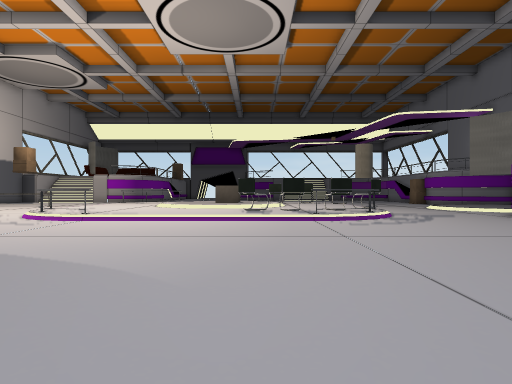
view 1 (above)

24 first-person views from a walk through a scene from a Unity 3-D project. The camera is 1.5 m above the floor, looks level and sees 75° across. The floor is counted in squares, 2 m on a side. Each view is taken from the middle of a square. On the plan, view 1 faces up. The plan holds only what a view shows up to about 11 squares ahead; the rest is blank. The place goes on beyond the plan. Some surface patterns are stand-ins.

view 2
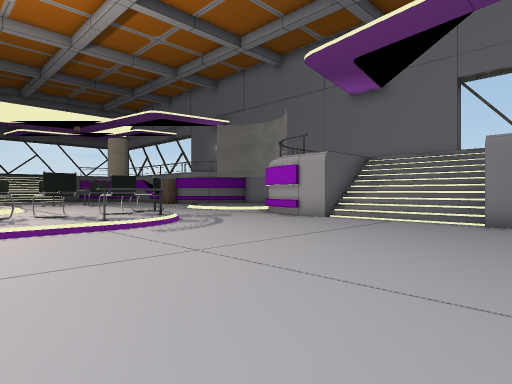

view 3
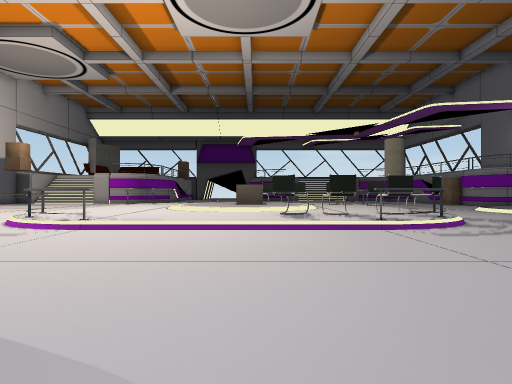

view 4
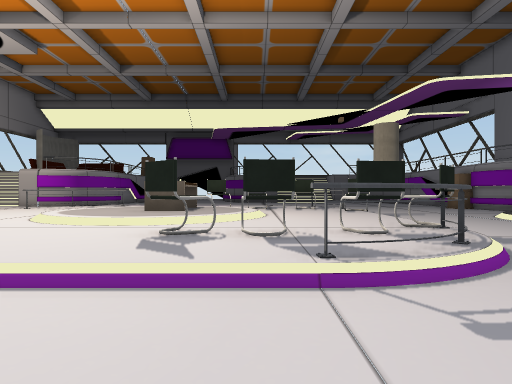

view 5
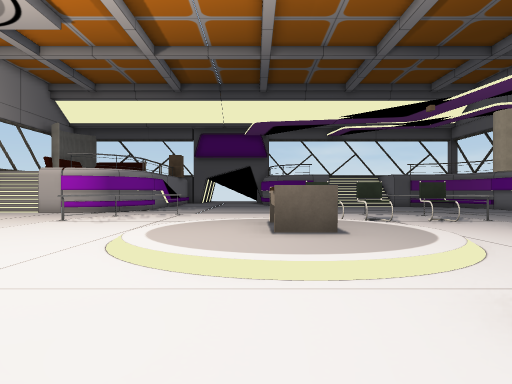

view 6
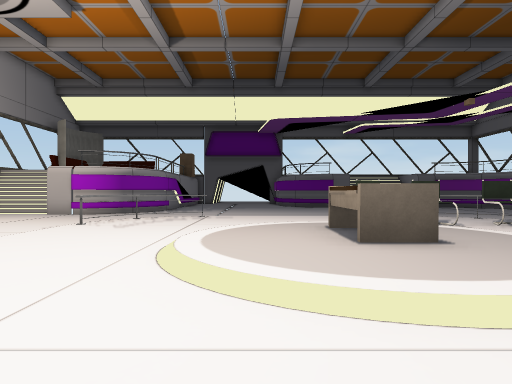

view 7
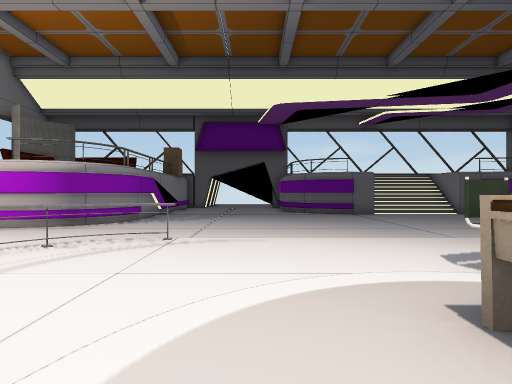

view 8
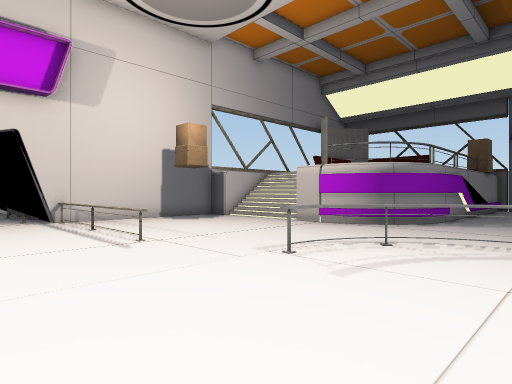

view 9
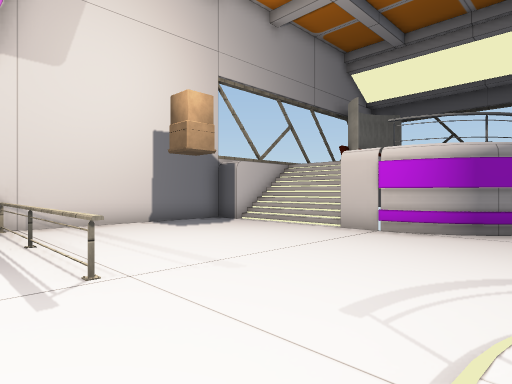

view 10
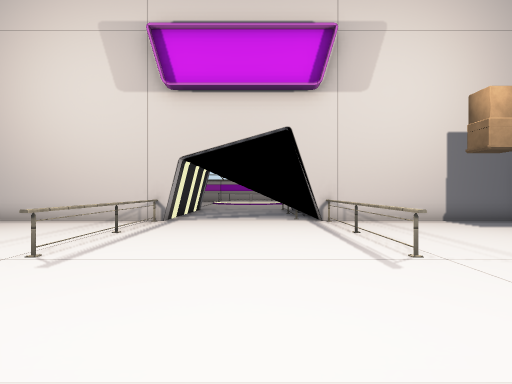

view 11
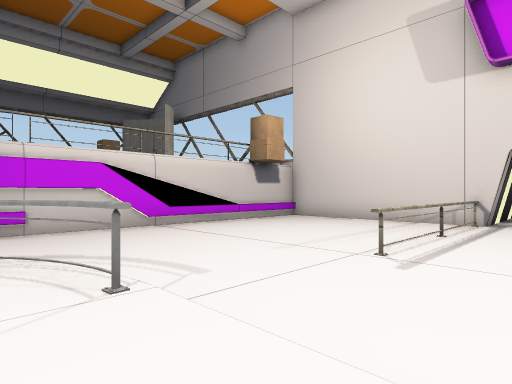

view 12
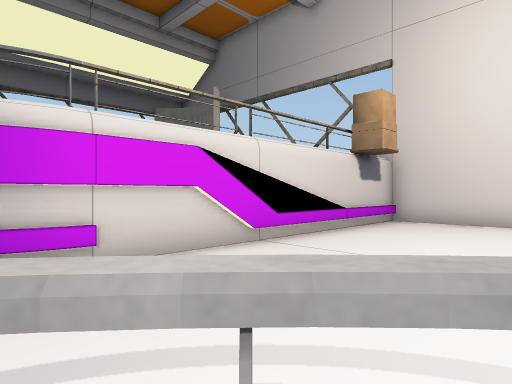

view 13
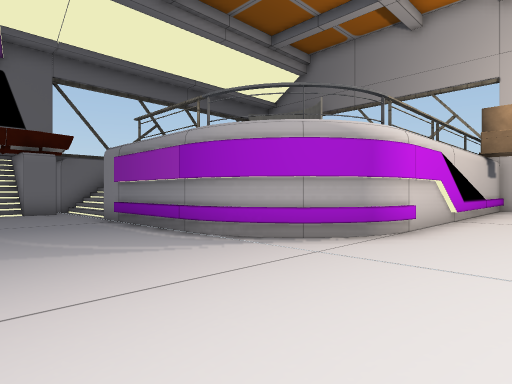

view 14
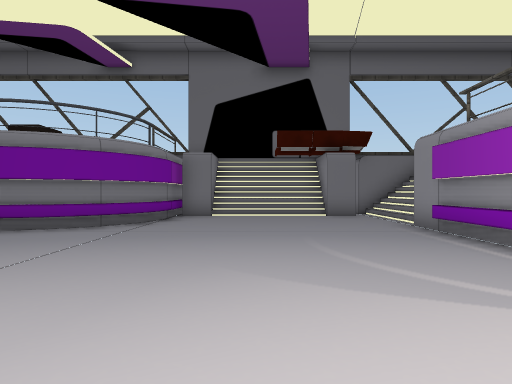

view 15
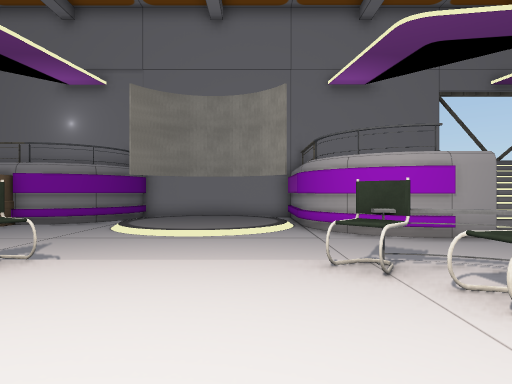

view 16
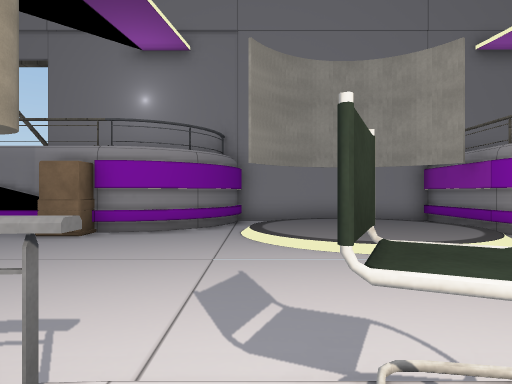

view 17
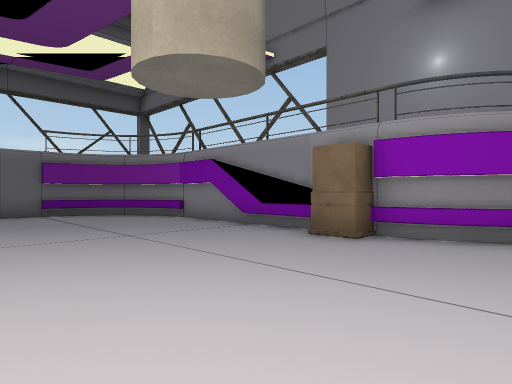

view 18
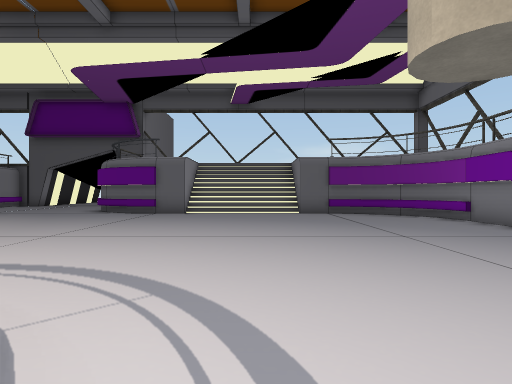

view 19
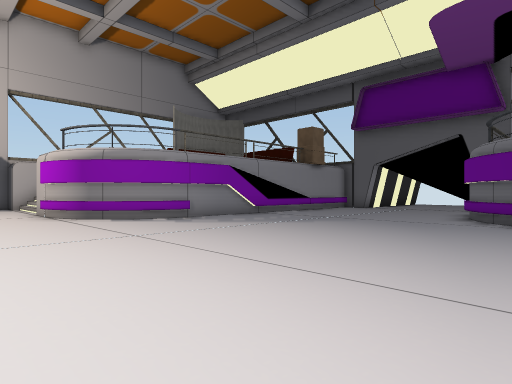

view 20
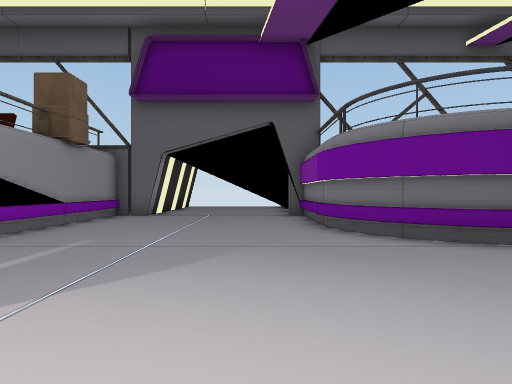

view 21
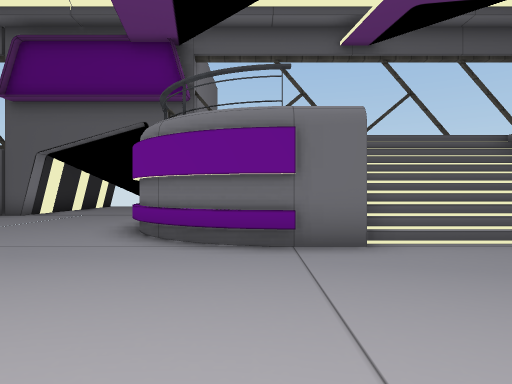

view 22
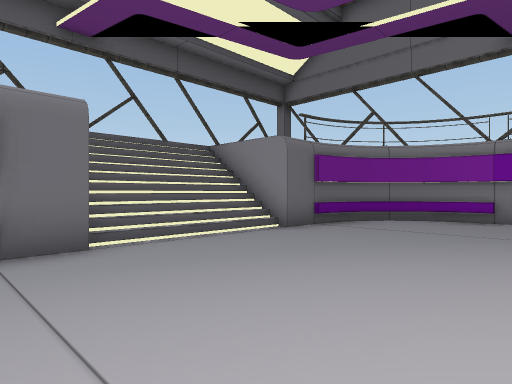

view 23
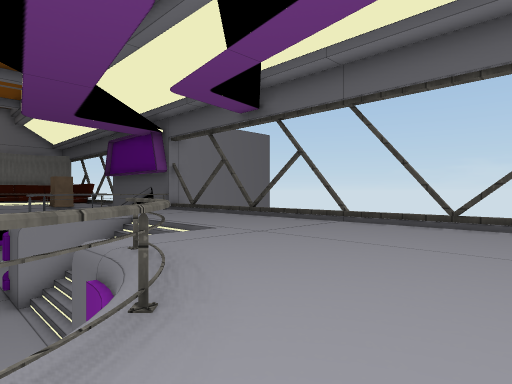

view 24
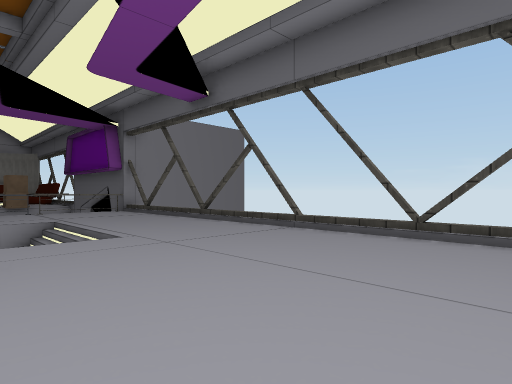

### Floor plan
Key: @ floor where view 1 was taken; # wall or solid block; x gap in a wall; . main floor; : floor 0.25 m higher than the main floor; + floor 0.5 m higher than the main floor; * floor 4 m higher than the main floor; / step, stairs or slope; C chair; E desk; T thing the floor can be seen under or through; A table; S sofa; O other object.
Columns run from 19 left of view 1 to 14 right of it. Each row starts with its distance up from view 1.
 36        S   ##... ###  #########
 35        SS  #......#  **********
 34            #......# ************
 33            #......#*************
 32            #......#***////******
 31            #......#***////******
 30             ......###*////*##***
 29              ..............###**
 28            #.................#**
 27            #.................##
 26            #..................#
 25      ///  ##..................#
 24     ////*##...................#  x
 23   #...........................#  #
 22   #...........................#  #
 21   #...........  .............O#  #
 20   #..........#::::::::#.......#  #
 19   #.........##:::::::::#......#  #
 18   #.........:::::::CC:C#......####
 17   #######...::::///  :::....////.#
 16   #.........:::/++E+/::C.../::::/#
 15   ..........:::/++E+/:::.../::::/#
 14   ..........:::/++E+/:::.../:::: #
 13   ..........:::/++++/:::.../::::/#
 12 ###TTTTTT...::::////:::C....////.#
 11   #.........#::::::CC:C#...#######
 10   #.........#::::::::::#...#     #
  9   #..........#::::::::#....#     #
  8   #........................*
  7   #........................///
  6   #........................///
  5   #############............///
  4               #............///
  3               #............*
  2               #........
  1               #........
  0               #....@....
 -1               #......###
 -2               :......#
 -3               :......#
 -4               :##..###
 -5              #########   AA
 -6                          AA

Positions as (right, up) in squares from view 1, and headings:
1: (0, 0), facing up
2: (-1, 2), facing up-right
3: (-1, 2), facing up
4: (1, 6), facing up
5: (-2, 9), facing up
6: (-3, 10), facing up
7: (-3, 14), facing up
8: (-4, 14), facing up-left
9: (-7, 16), facing up-left
10: (-6, 15), facing left
11: (-6, 14), facing down-left
12: (-6, 10), facing down-left
13: (-1, 8), facing down-left
14: (-1, 6), facing down
15: (0, 13), facing right
16: (3, 17), facing right
17: (5, 18), facing up-right
18: (5, 18), facing up
19: (1, 21), facing up-left
20: (-3, 25), facing up
21: (1, 25), facing up
22: (1, 25), facing up-right
23: (12, 28), facing up-left
24: (12, 30), facing up-left
